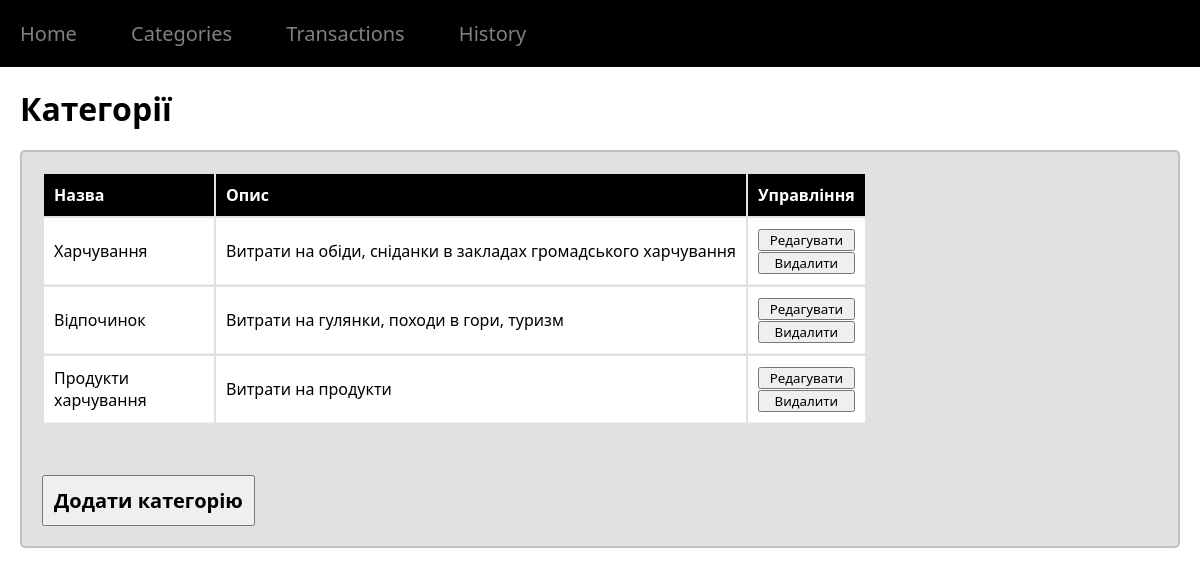
/views/Categories.php, run on the app's committed database.
### tables this page shows
CREATE TABLE `categories` (
  `CATEGORY_ID` int(11) NOT NULL,
  `NAME` varchar(255) NOT NULL,
  `DESCRIPTION` varchar(255) NOT NULL
);

### lib/database.php (the view, shortened to what this page needs)
<?php
class SQLserver
{
    public $conn;
    function __construct()
    {
        $config = json_decode(file_get_contents("../package.json"))->sql_config;
        $servername = $config->servername;
        $username = $config->username;
        $password = $config->password;
        $database = $config->database;
        $this->conn = new mysqli($servername, $username, $password, $database);
    }
    function HTMLTableCategory()
    {
        $selectAll = 'SELECT Categories.Category_id,Categories.Name,Categories.Description FROM Categories';
        $result = $this->conn->query($selectAll);
        $tableBody = '';
        if ($result->num_rows >0){
            while ($row = $result->fetch_assoc()){
                $tableBody .="<tr>
                <td>".$row['Name']."</td>
                <td>".$row['Description']."</td>
                <td>
                <form action='../views/editCategory.php'>
                    <input type='hidden' name='id' value='" . $row["Category_id"] . "' />
                    <input type='hidden' name='Name' value='" . $row["Name"] . "' />
                    <input type='hidden' name='Description' value='" . $row["Description"] . "' />
                    <input type='submit' style='width:100%;' value='Редагувати'>
                </form>
                <form action='../controllers/deleteCategoryController.php'>
                    <input type='hidden' name='id' value='" . $row["Category_id"] . "' />
                    <input type='submit' style='width:100%;' value='Видалити'>
                </form>
            </td>
            </tr>";
            }
        }
        return $tableBody;
    }
}
?>

### src/css/style.css (style rules this page uses)
* { margin: 0; padding: 0; font-family: 'Segoe UI', Tahoma, Geneva, Verdana, sans-serif; }

### src/css/table_style.css (style rules this page uses)
td { width: max-content; color: #000000; border-bottom: 1px solid #eee; }
th, td { padding: 10px; height: 20px; }
td:first-child { width: 150px; min-width: 0; }
td:last-child { min-width: 0; }
tr { background-color: rgb(255, 255, 255) }

### data on the page
categories: NAME "Харчування", DESCRIPTION "Витрати на обіди, сніданки в закладах громадського харчування"
categories: NAME "Відпочинок", DESCRIPTION "Витрати на гулянки, походи в гори, туризм"
categories: NAME "Продукти харчування", DESCRIPTION "Витрати на продукти"
